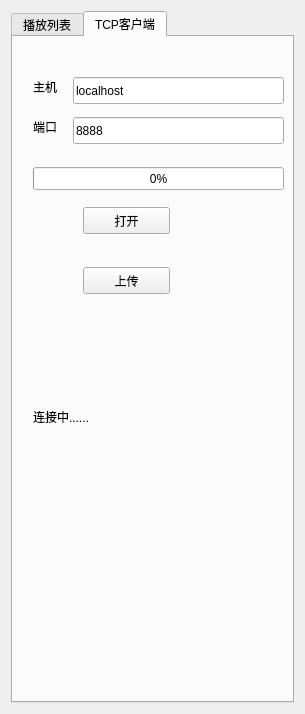
<?xml version="1.0" encoding="UTF-8"?>
<ui version="4.0">
 <class>listDialog</class>
 <widget class="QDialog" name="listDialog">
  <property name="geometry">
   <rect>
    <x>0</x>
    <y>0</y>
    <width>305</width>
    <height>714</height>
   </rect>
  </property>
  <property name="windowTitle">
   <string>播放列表</string>
  </property>
  <property name="styleSheet">
   <string notr="true">#listDialog
{ 
background-image: url(:/new/player of icon/image/壁纸.jpg);
}</string>
  </property>
  <layout class="QVBoxLayout" name="verticalLayout_2">
   <item>
    <widget class="QTabWidget" name="tabWidget">
     <property name="currentIndex">
      <number>1</number>
     </property>
     <widget class="QWidget" name="tab_3">
      <property name="toolTip">
       <string/>
      </property>
      <property name="accessibleName">
       <string/>
      </property>
      <attribute name="title">
       <string>播放列表</string>
      </attribute>
      <widget class="QWidget" name="layoutWidget">
       <property name="geometry">
        <rect>
         <x>0</x>
         <y>0</y>
         <width>287</width>
         <height>661</height>
        </rect>
       </property>
       <layout class="QVBoxLayout" name="verticalLayout">
        <item>
         <widget class="QTreeWidget" name="treeWidget">
          <column>
           <property name="text">
            <string>列表</string>
           </property>
          </column>
         </widget>
        </item>
        <item>
         <layout class="QHBoxLayout" name="horizontalLayout">
          <item>
           <widget class="QPushButton" name="addButton">
            <property name="maximumSize">
             <size>
              <width>25</width>
              <height>25</height>
             </size>
            </property>
            <property name="focusPolicy">
             <enum>Qt::NoFocus</enum>
            </property>
            <property name="text">
             <string/>
            </property>
            <property name="icon">
             <iconset resource="image.qrc">
              <normaloff>:/new/player of icon/image/添加1.ico</normaloff>:/new/player of icon/image/添加1.ico</iconset>
            </property>
            <property name="iconSize">
             <size>
              <width>25</width>
              <height>25</height>
             </size>
            </property>
           </widget>
          </item>
          <item>
           <widget class="QPushButton" name="removeButton">
            <property name="maximumSize">
             <size>
              <width>25</width>
              <height>25</height>
             </size>
            </property>
            <property name="focusPolicy">
             <enum>Qt::NoFocus</enum>
            </property>
            <property name="text">
             <string/>
            </property>
            <property name="icon">
             <iconset resource="image.qrc">
              <normaloff>:/new/player of icon/image/减少1.ico</normaloff>:/new/player of icon/image/减少1.ico</iconset>
            </property>
            <property name="iconSize">
             <size>
              <width>25</width>
              <height>25</height>
             </size>
            </property>
           </widget>
          </item>
          <item>
           <spacer name="horizontalSpacer">
            <property name="orientation">
             <enum>Qt::Horizontal</enum>
            </property>
            <property name="sizeHint" stdset="0">
             <size>
              <width>40</width>
              <height>20</height>
             </size>
            </property>
           </spacer>
          </item>
          <item>
           <widget class="QPushButton" name="scanButton">
            <property name="text">
             <string>scan</string>
            </property>
            <property name="icon">
             <iconset resource="image.qrc">
              <normaloff>:/new/player of icon/image/浏览.ico</normaloff>:/new/player of icon/image/浏览.ico</iconset>
            </property>
           </widget>
          </item>
         </layout>
        </item>
       </layout>
      </widget>
     </widget>
     <widget class="QWidget" name="tab_4">
      <attribute name="title">
       <string>TCP客户端</string>
      </attribute>
      <widget class="QLabel" name="label">
       <property name="geometry">
        <rect>
         <x>20</x>
         <y>40</y>
         <width>64</width>
         <height>19</height>
        </rect>
       </property>
       <property name="text">
        <string>主机</string>
       </property>
      </widget>
      <widget class="QLabel" name="label_2">
       <property name="geometry">
        <rect>
         <x>20</x>
         <y>80</y>
         <width>64</width>
         <height>19</height>
        </rect>
       </property>
       <property name="text">
        <string>端口</string>
       </property>
      </widget>
      <widget class="QLineEdit" name="hostLineEdit">
       <property name="geometry">
        <rect>
         <x>60</x>
         <y>40</y>
         <width>211</width>
         <height>27</height>
        </rect>
       </property>
       <property name="text">
        <string>localhost</string>
       </property>
      </widget>
      <widget class="QLineEdit" name="portLineEdit">
       <property name="geometry">
        <rect>
         <x>60</x>
         <y>80</y>
         <width>211</width>
         <height>27</height>
        </rect>
       </property>
       <property name="text">
        <string>8888</string>
       </property>
      </widget>
      <widget class="QProgressBar" name="clientProgressBar">
       <property name="geometry">
        <rect>
         <x>20</x>
         <y>130</y>
         <width>251</width>
         <height>23</height>
        </rect>
       </property>
       <property name="value">
        <number>0</number>
       </property>
      </widget>
      <widget class="QLabel" name="statusLabel">
       <property name="geometry">
        <rect>
         <x>20</x>
         <y>370</y>
         <width>241</width>
         <height>19</height>
        </rect>
       </property>
       <property name="text">
        <string>连接中......</string>
       </property>
      </widget>
      <widget class="QPushButton" name="openBtn">
       <property name="geometry">
        <rect>
         <x>70</x>
         <y>170</y>
         <width>87</width>
         <height>27</height>
        </rect>
       </property>
       <property name="text">
        <string>打开</string>
       </property>
      </widget>
      <widget class="QPushButton" name="uploadBtn">
       <property name="geometry">
        <rect>
         <x>70</x>
         <y>230</y>
         <width>87</width>
         <height>27</height>
        </rect>
       </property>
       <property name="text">
        <string>上传</string>
       </property>
      </widget>
     </widget>
    </widget>
   </item>
  </layout>
 </widget>
 <resources>
  <include location="image.qrc"/>
 </resources>
 <connections/>
</ui>
